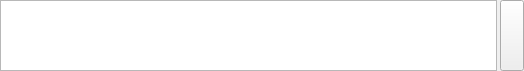
<?xml version="1.0" encoding="UTF-8"?>
<ui version="4.0">
 <class>EditWidgetClass</class>
 <widget class="QWidget" name="EditWidgetClass">
  <property name="geometry">
   <rect>
    <x>0</x>
    <y>0</y>
    <width>524</width>
    <height>71</height>
   </rect>
  </property>
  <layout class="QHBoxLayout" name="horizontalLayout">
   <property name="spacing">
    <number>3</number>
   </property>
   <property name="margin">
    <number>0</number>
   </property>
   <item>
    <widget class="MessageEditor" name="medEditor"/>
   </item>
   <item>
    <widget class="QToolButton" name="tlbSend">
     <property name="sizePolicy">
      <sizepolicy hsizetype="Fixed" vsizetype="Preferred">
       <horstretch>0</horstretch>
       <verstretch>0</verstretch>
      </sizepolicy>
     </property>
     <property name="toolTip">
      <string>Send</string>
     </property>
    </widget>
   </item>
  </layout>
 </widget>
 <layoutdefault spacing="6" margin="11"/>
 <customwidgets>
  <customwidget>
   <class>MessageEditor</class>
   <extends>QTextEdit</extends>
   <header>messageeditor.h</header>
  </customwidget>
 </customwidgets>
 <resources/>
 <connections/>
</ui>
